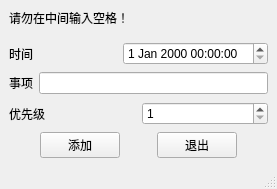
<?xml version="1.0" encoding="UTF-8"?>
<ui version="4.0">
 <class>r_add_record_Window</class>
 <widget class="QMainWindow" name="r_add_record_Window">
  <property name="enabled">
   <bool>true</bool>
  </property>
  <property name="geometry">
   <rect>
    <x>0</x>
    <y>0</y>
    <width>277</width>
    <height>189</height>
   </rect>
  </property>
  <property name="windowTitle">
   <string>r_add_record_Window</string>
  </property>
  <widget class="QWidget" name="centralwidget">
   <layout class="QVBoxLayout" name="verticalLayout_2">
    <item>
     <layout class="QVBoxLayout" name="verticalLayout">
      <item>
       <widget class="QLabel" name="label">
        <property name="text">
         <string>请勿在中间输入空格！</string>
        </property>
       </widget>
      </item>
      <item>
       <spacer name="verticalSpacer">
        <property name="orientation">
         <enum>Qt::Orientation::Vertical</enum>
        </property>
        <property name="sizeHint" stdset="0">
         <size>
          <width>17</width>
          <height>48</height>
         </size>
        </property>
       </spacer>
      </item>
      <item>
       <layout class="QHBoxLayout" name="horizontalLayout">
        <item>
         <widget class="QLabel" name="label_4">
          <property name="text">
           <string>时间</string>
          </property>
         </widget>
        </item>
        <item>
         <widget class="QDateTimeEdit" name="dateTimeEdit"/>
        </item>
       </layout>
      </item>
      <item>
       <spacer name="verticalSpacer_2">
        <property name="orientation">
         <enum>Qt::Orientation::Vertical</enum>
        </property>
        <property name="sizeHint" stdset="0">
         <size>
          <width>20</width>
          <height>40</height>
         </size>
        </property>
       </spacer>
      </item>
      <item>
       <layout class="QHBoxLayout" name="horizontalLayout_2">
        <item>
         <widget class="QLabel" name="label_3">
          <property name="text">
           <string>事项</string>
          </property>
         </widget>
        </item>
        <item>
         <widget class="QLineEdit" name="content_lineEdit"/>
        </item>
       </layout>
      </item>
      <item>
       <spacer name="verticalSpacer_3">
        <property name="orientation">
         <enum>Qt::Orientation::Vertical</enum>
        </property>
        <property name="sizeHint" stdset="0">
         <size>
          <width>20</width>
          <height>40</height>
         </size>
        </property>
       </spacer>
      </item>
      <item>
       <layout class="QHBoxLayout" name="horizontalLayout_3">
        <item>
         <widget class="QLabel" name="label_2">
          <property name="text">
           <string>优先级</string>
          </property>
         </widget>
        </item>
        <item>
         <widget class="QSpinBox" name="priority_spinBox">
          <property name="enabled">
           <bool>true</bool>
          </property>
          <property name="mouseTracking">
           <bool>false</bool>
          </property>
          <property name="minimum">
           <number>1</number>
          </property>
          <property name="maximum">
           <number>3</number>
          </property>
         </widget>
        </item>
       </layout>
      </item>
      <item>
       <spacer name="verticalSpacer_4">
        <property name="orientation">
         <enum>Qt::Orientation::Vertical</enum>
        </property>
        <property name="sizeHint" stdset="0">
         <size>
          <width>20</width>
          <height>40</height>
         </size>
        </property>
       </spacer>
      </item>
      <item>
       <layout class="QHBoxLayout" name="horizontalLayout_4">
        <item>
         <spacer name="horizontalSpacer">
          <property name="orientation">
           <enum>Qt::Orientation::Horizontal</enum>
          </property>
          <property name="sizeHint" stdset="0">
           <size>
            <width>40</width>
            <height>20</height>
           </size>
          </property>
         </spacer>
        </item>
        <item>
         <widget class="QPushButton" name="add_Button">
          <property name="text">
           <string>添加</string>
          </property>
         </widget>
        </item>
        <item>
         <spacer name="horizontalSpacer_2">
          <property name="orientation">
           <enum>Qt::Orientation::Horizontal</enum>
          </property>
          <property name="sizeHint" stdset="0">
           <size>
            <width>40</width>
            <height>20</height>
           </size>
          </property>
         </spacer>
        </item>
        <item>
         <widget class="QPushButton" name="exit_Button">
          <property name="text">
           <string>退出</string>
          </property>
         </widget>
        </item>
        <item>
         <spacer name="horizontalSpacer_3">
          <property name="orientation">
           <enum>Qt::Orientation::Horizontal</enum>
          </property>
          <property name="sizeHint" stdset="0">
           <size>
            <width>40</width>
            <height>20</height>
           </size>
          </property>
         </spacer>
        </item>
       </layout>
      </item>
     </layout>
    </item>
   </layout>
  </widget>
  <widget class="QMenuBar" name="menubar">
   <property name="geometry">
    <rect>
     <x>0</x>
     <y>0</y>
     <width>277</width>
     <height>17</height>
    </rect>
   </property>
  </widget>
  <widget class="QStatusBar" name="statusbar"/>
 </widget>
 <resources/>
 <connections/>
</ui>
